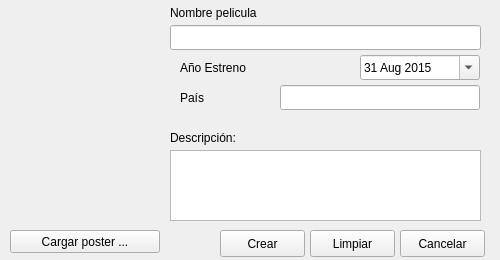
<?xml version="1.0" encoding="UTF-8"?>
<ui version="4.0">
 <class>formulario_crear</class>
 <widget class="QMainWindow" name="formulario_crear">
  <property name="geometry">
   <rect>
    <x>0</x>
    <y>0</y>
    <width>500</width>
    <height>260</height>
   </rect>
  </property>
  <property name="windowTitle">
   <string>Crear Pelicula</string>
  </property>
  <widget class="QWidget" name="centralwidget">
   <widget class="QLineEdit" name="nombre_in">
    <property name="geometry">
     <rect>
      <x>170</x>
      <y>25</y>
      <width>311</width>
      <height>25</height>
     </rect>
    </property>
    <property name="placeholderText">
     <string/>
    </property>
   </widget>
   <widget class="QDateEdit" name="fecha_in">
    <property name="geometry">
     <rect>
      <x>360</x>
      <y>55</y>
      <width>120</width>
      <height>25</height>
     </rect>
    </property>
    <property name="date">
     <date>
      <year>2015</year>
      <month>8</month>
      <day>31</day>
     </date>
    </property>
    <property name="minimumDateTime">
     <datetime>
      <hour>0</hour>
      <minute>0</minute>
      <second>0</second>
      <year>1752</year>
      <month>9</month>
      <day>14</day>
     </datetime>
    </property>
    <property name="minimumDate">
     <date>
      <year>1752</year>
      <month>9</month>
      <day>14</day>
     </date>
    </property>
    <property name="calendarPopup">
     <bool>true</bool>
    </property>
   </widget>
   <widget class="QLabel" name="foto_label">
    <property name="geometry">
     <rect>
      <x>10</x>
      <y>20</y>
      <width>150</width>
      <height>200</height>
     </rect>
    </property>
    <property name="autoFillBackground">
     <bool>true</bool>
    </property>
    <property name="text">
     <string/>
    </property>
    <property name="pixmap">
     <pixmap>img/0.jpg</pixmap>
    </property>
    <property name="scaledContents">
     <bool>true</bool>
    </property>
   </widget>
   <widget class="QLabel" name="label">
    <property name="geometry">
     <rect>
      <x>180</x>
      <y>60</y>
      <width>141</width>
      <height>16</height>
     </rect>
    </property>
    <property name="text">
     <string>Año Estreno</string>
    </property>
   </widget>
   <widget class="QLineEdit" name="pais_in">
    <property name="geometry">
     <rect>
      <x>280</x>
      <y>85</y>
      <width>200</width>
      <height>25</height>
     </rect>
    </property>
   </widget>
   <widget class="QLabel" name="pais_label">
    <property name="geometry">
     <rect>
      <x>180</x>
      <y>90</y>
      <width>141</width>
      <height>16</height>
     </rect>
    </property>
    <property name="text">
     <string>País</string>
    </property>
   </widget>
   <widget class="QToolButton" name="boton_foto">
    <property name="geometry">
     <rect>
      <x>10</x>
      <y>230</y>
      <width>150</width>
      <height>23</height>
     </rect>
    </property>
    <property name="text">
     <string>Cargar poster ...</string>
    </property>
   </widget>
   <widget class="QLabel" name="label_2">
    <property name="geometry">
     <rect>
      <x>170</x>
      <y>5</y>
      <width>141</width>
      <height>16</height>
     </rect>
    </property>
    <property name="text">
     <string>Nombre pelicula</string>
    </property>
   </widget>
   <widget class="QPushButton" name="crear_boton">
    <property name="geometry">
     <rect>
      <x>220</x>
      <y>230</y>
      <width>85</width>
      <height>27</height>
     </rect>
    </property>
    <property name="text">
     <string>Crear</string>
    </property>
   </widget>
   <widget class="QPushButton" name="limpiar_boton">
    <property name="geometry">
     <rect>
      <x>310</x>
      <y>230</y>
      <width>85</width>
      <height>27</height>
     </rect>
    </property>
    <property name="text">
     <string>Limpiar</string>
    </property>
   </widget>
   <widget class="QPushButton" name="cancelar_boton">
    <property name="geometry">
     <rect>
      <x>400</x>
      <y>230</y>
      <width>85</width>
      <height>27</height>
     </rect>
    </property>
    <property name="text">
     <string>Cancelar</string>
    </property>
   </widget>
   <widget class="QTextEdit" name="descripcion_in">
    <property name="geometry">
     <rect>
      <x>170</x>
      <y>150</y>
      <width>311</width>
      <height>71</height>
     </rect>
    </property>
   </widget>
   <widget class="QLabel" name="descripcion_label">
    <property name="geometry">
     <rect>
      <x>170</x>
      <y>130</y>
      <width>141</width>
      <height>16</height>
     </rect>
    </property>
    <property name="text">
     <string>Descripción:</string>
    </property>
   </widget>
  </widget>
 </widget>
 <resources/>
 <connections/>
</ui>
